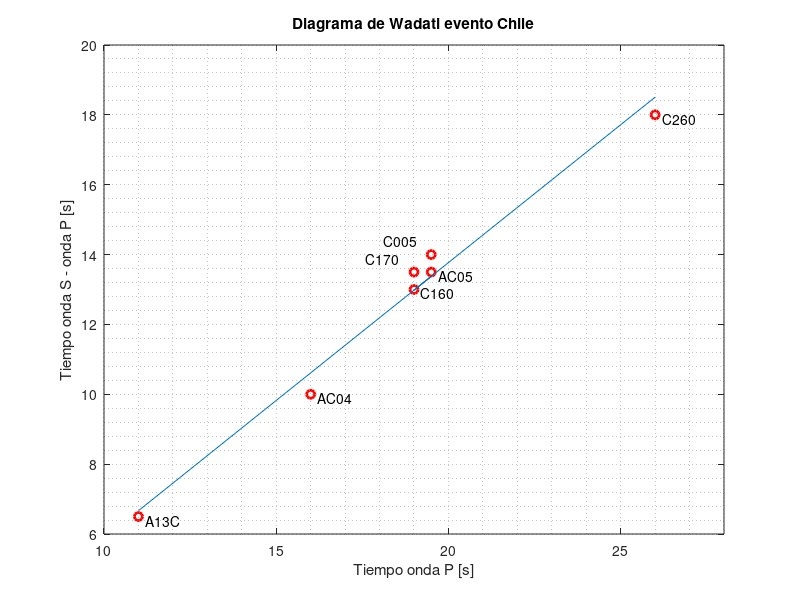
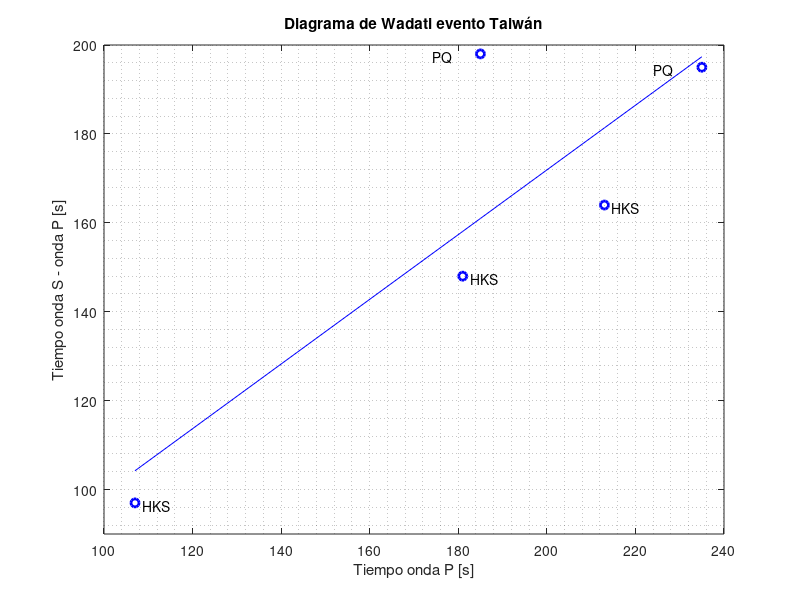

These charts were generated, in order, by the following MATLAB code:
clear all
close all
clc

chile = struct();
chile.tp = [11 16 19.5 19 19 19.5 26];
chile.ts = [17.5 26 33 32 32.5 33.5 44];
chile.estaciones = {'A13C' 'AC04' 'AC05' 'C160' 'C170' 'C005' 'C260'};
epi_chile = [-28.91 -71.44];
chile.lat= [-28.463 -28.205 -28.836 -29.879 -29.904 -29.919 -30.259];
chile.lon= [-71.225 -71.074 -70.274 -71.271 -71.238 -71.238 -71.490];

pf_chile = polyfit(chile.tp, (chile.ts-chile.tp),1);
pv_chile = polyval(pf_chile,chile.tp);

figure()
plot(chile.tp,(chile.ts-chile.tp),'or','LineWidth',2)
hold on
plot(chile.tp,pv_chile)
dx = 0.2; % Desplazamiento en x para separar la etiqueta del punto
dy = 0.1; % Desplazamiento en y para separar la etiqueta del punto
text(chile.tp([1:4,7]) + dx, (chile.ts([1:4,7])-chile.tp([1:4,7])) - dy, chile.estaciones([1:4,7]));
dxx = 1.4; % Desplazamiento en x para separar la etiqueta del punto
dyy = 0.4; % Desplazamiento en y para separar la etiqueta del punto
text(chile.tp([5,6]) - dxx, (chile.ts([5,6])-chile.tp([5,6])) + dyy, chile.estaciones([5,6]));
grid minor
xlabel("Tiempo onda P [s]")
ylabel("Tiempo onda S - onda P [s]")
title('Diagrama de Wadati evento Chile')
xlim([10 28])


m = pf_chile(1);
vpvs_chile = m+1;

for i = 1:length(chile.lat)
    x(i) = (abs(chile.lat(i)-epi_chile(1))*110836).^2;
    y(i) = (abs(chile.lon(i)-epi_chile(2))*97429).^2;
    chile.dist(i) = sqrt(x(i)+y(i));
end
chile.vs = chile.dist ./ chile.ts;
chile.vp = chile.dist ./ chile.tp;


%% 
taiwan = struct();
taiwan.tp = [107 181 185 213 235];
taiwan.ts = [204 329 383 377 430];
taiwan.estaciones = ["HKPS" "QIZ" "ENH" "INCN" "BJT"];
epi_taiwan = [23.819 121.56];
taiwan.lat = [22.28 19.03 30.28 37.48 40.02];
taiwan.lon = [114.14 109.84 109.49 126.62 116.17];

pf_taiwan = polyfit(taiwan.tp, (taiwan.ts-taiwan.tp),1);
pv_taiwan = polyval(pf_taiwan,taiwan.tp);

figure()
plot(taiwan.tp,(taiwan.ts-taiwan.tp),'ob','LineWidth',2)
dx = 10.9; % Desplazamiento en x para separar la etiqueta del punto
dy = 0.6; % Desplazamiento en y para separar la etiqueta del punto
text(taiwan.tp([3,5]) - dx, (taiwan.ts([3,5])-taiwan.tp([3,5])) - dy, taiwan.estaciones([3,5]));
dxx = 1.7; % Desplazamiento en x para separar la etiqueta del punto
dyy = 0.6; % Desplazamiento en y para separar la etiqueta del punto
text(taiwan.tp([1,2,4]) + dxx, (taiwan.ts([1,2,4])-taiwan.tp([1,2,4])) - dyy, taiwan.estaciones([1,2,4]));
hold on
hold on
plot(taiwan.tp,pv_taiwan,'b')
grid minor
xlabel("Tiempo onda P [s]")
ylabel("Tiempo onda S - onda P [s]")
title('Diagrama de Wadati evento Taiwán')
ylim([90 200])

m=pf_taiwan(1);
vpvs_taiwan = m+1;

x = [];
y = [];
for i = 1:length(taiwan.lat)
    x(i) = abs(taiwan.lat(i)-epi_taiwan(1))*110857;
    y(i) = abs(taiwan.lon(i)-epi_taiwan(2))*95889;
    taiwan.dist(i) = sqrt(x(i).^2+y(i).^2);
end

taiwan.vs= taiwan.dist ./ taiwan.ts;
taiwan.vp = taiwan.dist ./ taiwan.tp;


